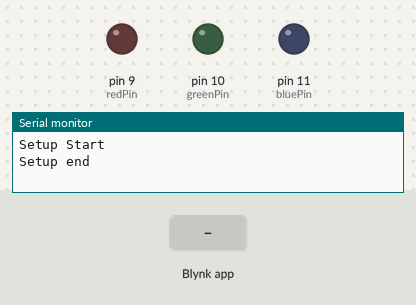
This sketch was run on a simulated Arduino Uno, built with avr-gcc and run on an emulated ATmega328P. Parts: output pins drawn as LEDs (lit = HIGH), the last lines printed to the serial monitor. Inputs (shaded band) come from the test bench. WiFi joins after 1.5 s; servers stay silent unless stated.

Above: at 3.0 s.
3.1 s: Blynk app writes 1 to V2
At 3.25 s:
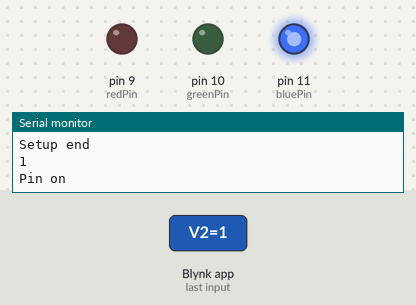
4.8 s: Blynk app writes 0 to V2
At 6.2 s:
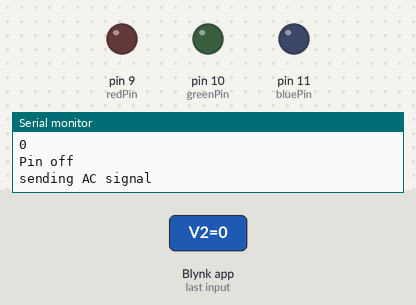
Timing chart, 0 to 7.8 s (numbered marks = the images above; inputs shaded):
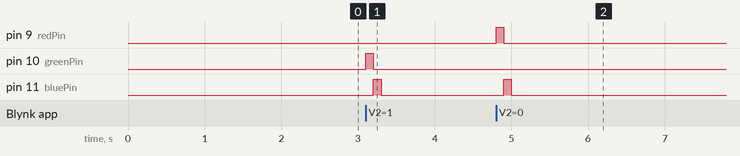

The sketch:

sketch_wifi_blynk.ino
```cpp
//#define BLYNK_DEBUG
#define BLYNK_PRINT Serial

#include <BlynkSimpleShieldEsp8266.h>
#include <SoftwareSerial.h>
#include <SimpleTimer.h>
#include <IRremote.h>
#include <IRremoteInt.h>

#define NEC
// AC IR codes
const int nbByte = 32;
const long POWER = 0x10AF8877;
const long UP = 0x10AF708F;
const long DOWN = 0x10AFB04F;
const long SLOWER = 0x10AF20DF;
const long FASTER = 0x10AFB04F;
const long SENSING_START = 0x10AFF5C2;
const long SENSING_STOP = 0x10AFF708;

// TV IR codes
const long TV_POWER = 0xE0E040BF;
const long TV_OFF = 0xE0E0C03F;
const long TV_VOLUME_UP = 0xE0E0E01F;
const long TV_VOLUME_DOWN = 0xE0E0D02F;

//LED pins
int redPin = 9;
int greenPin = 10;
int bluePin = 11;

char auth[] = "9243ed0ef7d048b591d4456915ca1903";
char SSID[] = "Dan";
char WIFI_PASSWORD[] = "thenewyorker";

SimpleTimer timer;
IRsend irSend;
SoftwareSerial esp8266(7, 6); // RX | TX
ESP8266 wifi(&esp8266);

void setup()
{
  Serial.begin(9600);
  Serial.println("Setup Start");
  esp8266.begin(9600);
  pinMode(redPin, OUTPUT);
  pinMode(greenPin, OUTPUT);
  pinMode(bluePin, OUTPUT);
  Blynk.begin(auth, wifi, SSID, WIFI_PASSWORD);
  Serial.println("Setup end");
}

//TV on
BLYNK_WRITE(V1)
{
  int pinData = param.asInt();
  Serial.println(pinData);
  sendSamsung(TV_POWER);
}

//TV on timer
BLYNK_WRITE(V7)
{
  int pinData = param.asInt();
  Serial.println(pinData);
  sendSamsung(TV_POWER);
}

//AC on/off
BLYNK_WRITE(V2)
{
  int pinData = param.asInt();
  Serial.println(pinData);
  if (pinData == 1) {
    blinkLed(0, 255, 0);
    Serial.println("Pin on");
  } else {
    blinkLed(255, 0, 0);
    Serial.println("Pin off");
  }
  blinkLed(0, 0, 255);
  sendAC(POWER);
}

//Timer
BLYNK_WRITE(V3)
{
  int pinData = param.asInt();
  if (pinData == 1) {
    Serial.println("Timer start");
  } else {
    Serial.println("Timer stop");
  }
  sendAC(POWER);
}

//AC - DOWN
BLYNK_WRITE(V4)
{
  int pinData = param.asInt();
  Serial.println(pinData);
  if (pinData == 1) {
    Serial.println("AC Down");
    sendAC(DOWN);
    blinkLed(0, 0, 255);
  }
}

//AC - UP
BLYNK_WRITE(V5)
{
  int pinData = param.asInt();
  Serial.println(pinData);
  if (pinData == 1) {
    Serial.println("AC Down");
    sendAC(UP);
    blinkLed(255, 0, 0);
  }
}

void sendSamsung(long code)
{
  Serial.println("sending TV signal");
  irSend.sendSAMSUNG(code, 32);
  //blinkLed(0, 255, 0);
}

void blinkLed(int red, int green, int blue)
{
  setColor(red, green, blue);  // green
  delay(100);
  setColor(0, 0, 0);
}

void setColor(int red, int green, int blue)
{
  analogWrite(redPin, red);
  analogWrite(greenPin, green);
  analogWrite(bluePin, blue);
}

void sendAC(long code)
{
  Serial.println("sending AC signal");
  irSend.sendNEC(code, 32);
}

void loop()
{
  // put your main code here, to run repeatedly:
  Blynk.run();
}
```

Measured:
- after the input at 3.1 s, pin 10 (greenPin): LOW → HIGH at once, → LOW 0.10 s later; pin 11 (bluePin): LOW → HIGH after 0.10 s, → LOW 0.10 s later
- after the input at 4.8 s, pin 9 (redPin): LOW → HIGH at once, → LOW 0.10 s later; pin 11 (bluePin): LOW → HIGH after 0.10 s, → LOW 0.10 s later
